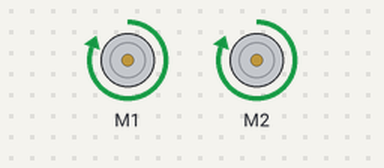
Bench run of a sketch on a simulated Arduino Uno, built with avr-gcc and run on an emulated ATmega328P. Parts: 2 × DC motor (green arrow = forward, orange = backward, longer = faster).

Above: at 0.5 s.
At 2.0 s:
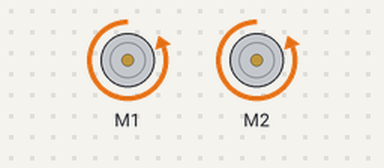
At 3.5 s:
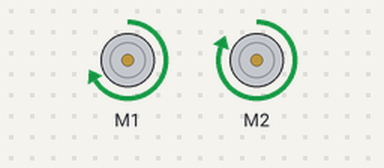
At 5.0 s:
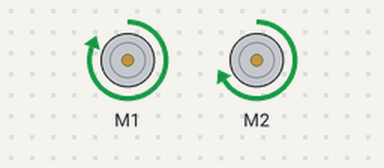
Timing chart, 0 to 7.8 s (numbered marks = the images above):
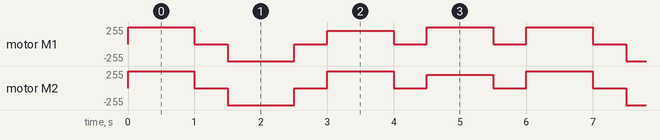

The sketch:

feet.ino
```cpp
#include <AFMotor.h>

AF_DCMotor motor1(1);
AF_DCMotor motor2(2);
void setup() {
}

void loop() {
  // Forward
  motor1.run(FORWARD);motor2.run(FORWARD);
  // Accelerate from zero to maximum speed
    motor1.setSpeed(255);motor2.setSpeed(255);
    delay(1000);

  // Now turn off motor
  motor1.run(RELEASE); motor2.run(RELEASE);
  delay(500);


  // Backward
  motor1.run(BACKWARD);motor2.run(BACKWARD);
    motor1.setSpeed(255);motor2.setSpeed(255);
    delay(1000);

  // Now turn off motor
  motor1.run(RELEASE); motor2.run(RELEASE);
    delay(500);


  //Turn Left
   motor1.run(FORWARD);motor2.run(FORWARD);
    motor1.setSpeed(200);motor2.setSpeed(255);
    delay(1000);

  // Now turn off motor
  motor1.run(RELEASE); motor2.run(RELEASE);
    delay(500);

    //Turn Right
   motor1.run(FORWARD);motor2.run(FORWARD);
    motor1.setSpeed(255);motor2.setSpeed(200);
    delay(1000);

  // Now turn off motor
  motor1.run(RELEASE); motor2.run(RELEASE);
    delay(500);
}
```

Measured:
- by itself, motor M1: repeats every 6.0 s: stopped 0.50 s, backward 255/255 1.0 s, stopped 0.50 s, forward 200/255 1.0 s, 2 × (stopped 0.50 s, forward 255/255 1.0 s)
- by itself, motor M2: repeats every 6.0 s: stopped 0.50 s, backward 255/255 1.0 s, stopped 0.50 s, forward 255/255 1.0 s, stopped 0.50 s, forward 200/255 1.0 s, stopped 0.50 s, forward 255/255 1.0 s
